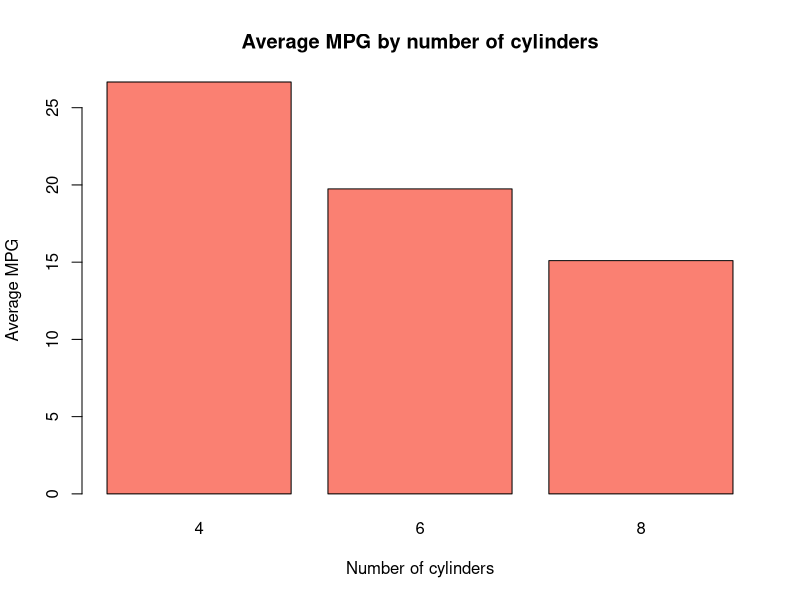
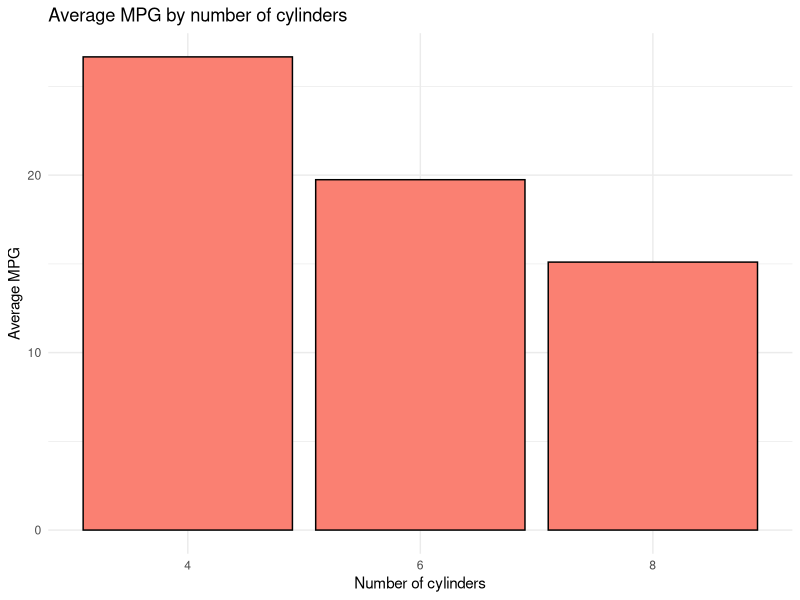
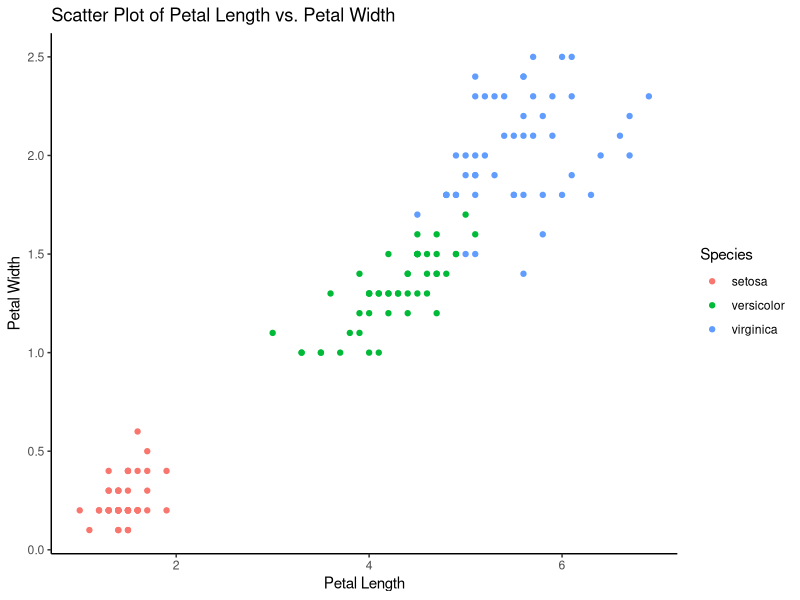
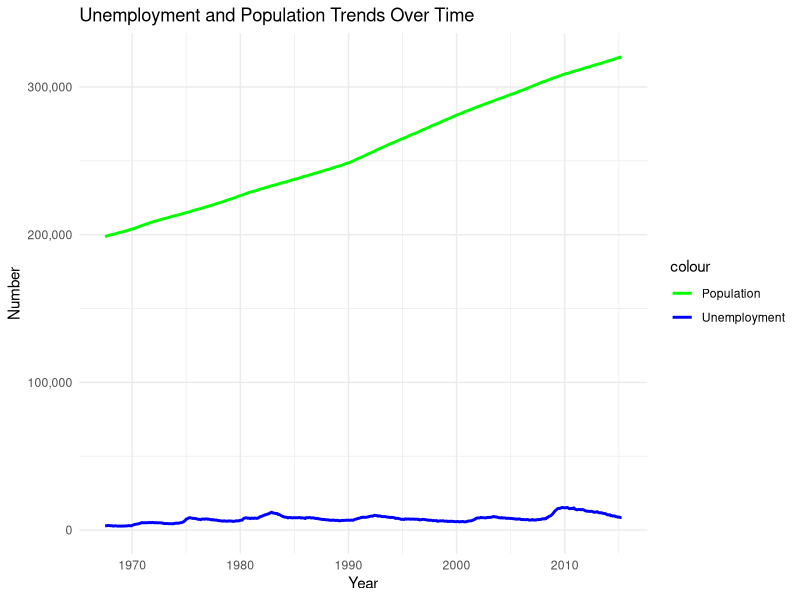
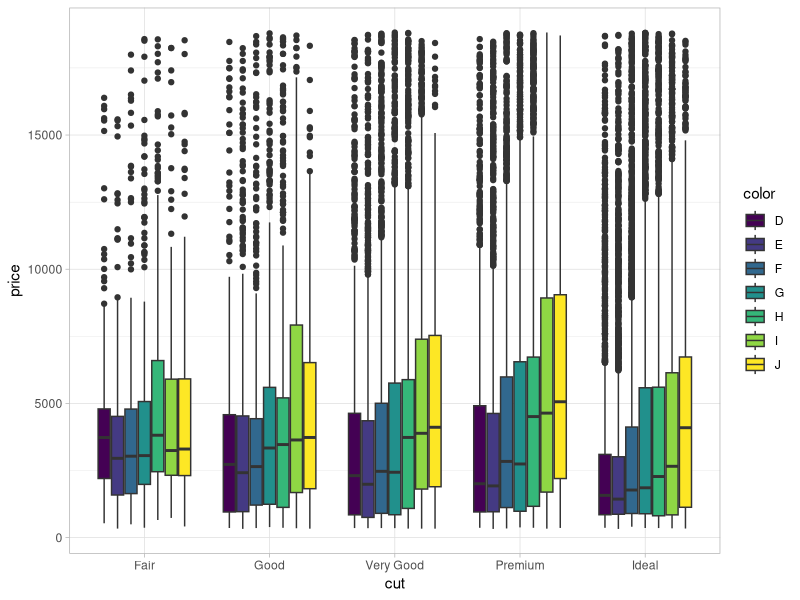
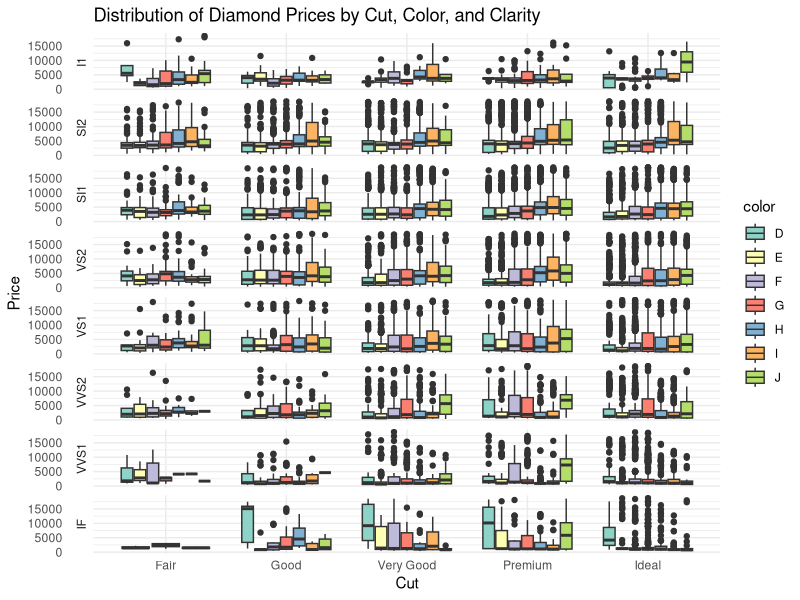

Here is the R script that generated these plots, in order:
## ---- chunk 1
# Setup
library(tidyverse)
library(lubridate)
library(tseries)
library(dplyr)
library(scales)
## ---- chunk 2
#Loading data
data(mtcars)

# Inspect data
str(mtcars)

# Generate data for the graph: Calculating the avg_mpg per unique number of cylinders
av_mpg <- mtcars %>% 
  group_by(cyl) %>% 
  summarise(avg_mpg = mean(mpg))

# Print the data we will use for the graph
av_mpg

# Creating a bar graph  using the base package in R
barplot(av_mpg$avg_mpg, names.arg = av_mpg$cyl, 
        main = "Average MPG by number of cylinders",
        xlab = "Number of cylinders", ylab = "Average MPG",
        col = "salmon", border = "black")

# Now create the same using ggplot
# ggplot is much easier to use for nice visualizations!
av_mpg %>% 
  ggplot(aes(x = as.factor(cyl), y = avg_mpg)) +
  geom_bar(stat = "identity", fill = "salmon", color = "black") +
  labs(title = "Average MPG by number of cylinders",
       x = "Number of cylinders", y = "Average MPG") +
  theme_minimal()
## ---- chunk 3
# Load the data
data(iris)

# Create plot
iris %>% 
  ggplot(aes(x = Petal.Length, y = Petal.Width, color = Species)) +
  geom_point() +
  labs(title = "Scatter Plot of Petal Length vs. Petal Width",
       x = "Petal Length", y = "Petal Width") +
  theme_classic()

## ---- chunk 4
# Load data
data("economics")

# Inspect the data
str(economics)

# Create graph
economics %>% 
  ggplot(aes(x = date)) +
  geom_line(aes(y = unemploy, color = "Unemployment"), size = 1) +
  geom_line(aes(y = pop, color = "Population"), size = 1) +
  labs(title = "Unemployment and Population Trends Over Time",
       x = "Year", y = "Number") +
  scale_color_manual(values = c("Unemployment" = "blue", "Population" = "green")) +
  scale_y_continuous(labels = comma, 
                     limits = c(0, max(economics$pop))) +  
  theme_minimal()
## ---- chunk 5
# Load the data
data("diamonds")

# Make the graph
diamonds %>% 
  ggplot(aes(x = cut, y = price, fill = color)) +
  geom_boxplot() +
  theme_light()

# Now add the facet grid
diamonds %>% 
  ggplot(aes(x = cut, y = price, fill = color)) +
  geom_boxplot() +
  facet_grid(clarity ~ ., scales = "free_y", space = "free_y", switch = "y") +
  labs(title = "Distribution of Diamond Prices by Cut, Color, and Clarity", x = "Cut", y = "Price") +
  scale_fill_brewer(palette = "Set3") +
  theme_minimal()
